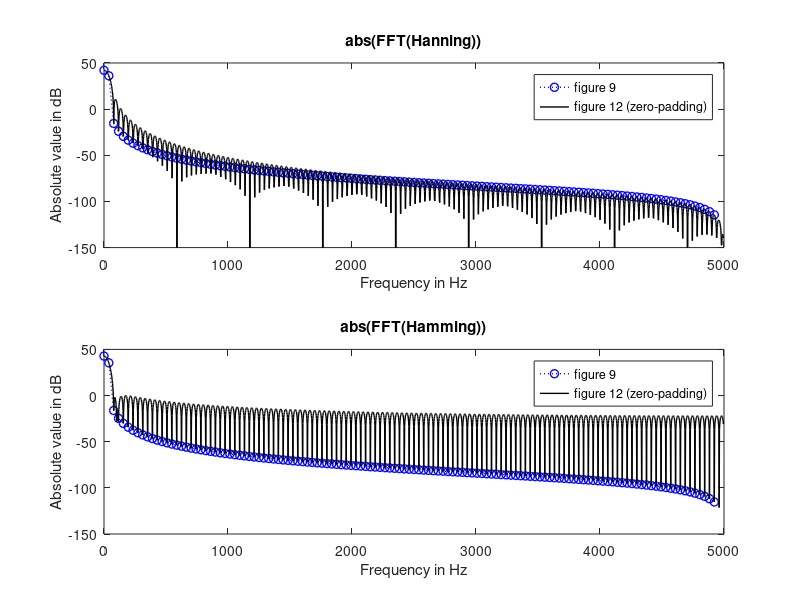

Recreate this plot in MATLAB. (Note: this script raises an error after producing the figure.)
function [h_subpl] = windemoAdd();
h_subpl = zeros(2,1);                           % initialize vector for the handles
fs = 10000;
f1 = 0: fs/256 : fs/2-2*fs/256;
f2 = 0: fs/320 : fs/2-2*fs/320;
f3 = 0: fs/1280 : fs/2-2*fs/1280;
f4 = 0: fs/4352 : fs/2-2*fs/4352;

x1 = hanning(256);
x2 = [zeros(32,1) ; x1 ; zeros(32,1)];
x3 = [zeros(512,1) ; x1 ; zeros(512,1)];
x4 = [zeros(2048,1) ; x1 ; zeros(2048,1)];
X1 = abs(fft(x1));
X2 = abs(fft(x2));
X3 = abs(fft(x3));
X4 = abs(fft(x4));
X1 = 20*log10(X1(1:end/2-1));
X2 = 20*log10(X2(1:end/2-1));
X3 = 20*log10(X3(1:end/2-1));
X4 = 20*log10(X4(1:end/2-1));

y1 = hamming(256);
y2 = [zeros(32,1) ; y1 ; zeros(32,1)];
y3 = [zeros(512,1) ; y1 ; zeros(512,1)];
y4 = [zeros(2048,1) ; y1 ; zeros(2048,1)];
Y1 = abs(fft(y1));
Y2 = abs(fft(y2));
Y3 = abs(fft(y3));
Y4 = abs(fft(y4));
Y1 = 20*log10(Y1(1:end/2-1));
Y2 = 20*log10(Y2(1:end/2-1));
Y3 = 20*log10(Y3(1:end/2-1));
Y4 = 20*log10(Y4(1:end/2-1));

h_subpl(1) = subplot(2,1,1);
plot(f1,X1,'bo:','MarkerSize',6,'linewidth',1)
hold on
% plot(f2,X2,'mx:','MarkerSize',6,'linewidth',1)
% plot(f3,X3,'rd:','MarkerSize',6,'linewidth',1)
plot(f4,X4,'k-','linewidth',1)
axis([0 5000 -150 50])
xlabel('Frequency in Hz')
ylabel('Absolute value in dB')
title('abs(FFT(Hanning))')
% legend('figure 9','figure 10','figure 11','figure 12')
legend('figure 9','figure 12 (zero-padding)')

h_subpl(2) = subplot(2,1,2);
plot(f1,Y1,'bo:','MarkerSize',6,'linewidth',1)
hold on
% plot(f2,Y2,'mx:','MarkerSize',6,'linewidth',1)
% plot(f3,Y3,'rd:','MarkerSize',6,'linewidth',1)
plot(f4,Y4,'k-','linewidth',1)
axis([0 5000 -150 50])
xlabel('Frequency in Hz')
ylabel('Absolute value in dB')
title('abs(FFT(Hamming))')
% legend('figure 9','figure 10','figure 11','figure 12')
legend('figure 9','figure 12 (zero-padding)')
% suptitle('Windowing Effects -- Summary of previous 4 Hanning and Hamming Windows');
suptitle('Windowing Effects -- Summary of Hanning and Hamming Windows (with and without zero-padding)');

